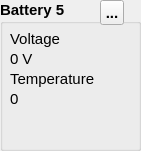
      <widget class="QGroupBox" name="groupBox_6">
       <property name="geometry">
        <rect>
         <x>150</x>
         <y>430</y>
         <width>141</width>
         <height>151</height>
        </rect>
       </property>
       <property name="font">
        <font>
         <pointsize>11</pointsize>
         <weight>75</weight>
         <bold>true</bold>
        </font>
       </property>
       <property name="title">
        <string>Battery 5</string>
       </property>
       <widget class="QLabel" name="voltage_5">
        <property name="geometry">
         <rect>
          <x>10</x>
          <y>50</y>
          <width>41</width>
          <height>17</height>
         </rect>
        </property>
        <property name="font">
         <font>
          <pointsize>11</pointsize>
          <weight>50</weight>
          <bold>false</bold>
         </font>
        </property>
        <property name="text">
         <string>0 V</string>
        </property>
       </widget>
       <widget class="QLabel" name="label_23">
        <property name="geometry">
         <rect>
          <x>10</x>
          <y>70</y>
          <width>111</width>
          <height>17</height>
         </rect>
        </property>
        <property name="font">
         <font>
          <pointsize>11</pointsize>
          <weight>50</weight>
          <bold>false</bold>
         </font>
        </property>
        <property name="text">
         <string>Temperature </string>
        </property>
       </widget>
       <widget class="QLabel" name="label_24">
        <property name="geometry">
         <rect>
          <x>10</x>
          <y>30</y>
          <width>67</width>
          <height>17</height>
         </rect>
        </property>
        <property name="font">
         <font>
          <pointsize>11</pointsize>
          <weight>50</weight>
          <bold>false</bold>
         </font>
        </property>
        <property name="text">
         <string>Voltage </string>
        </property>
       </widget>
       <widget class="QLabel" name="temp_5">
        <property name="geometry">
         <rect>
          <x>10</x>
          <y>90</y>
          <width>71</width>
          <height>17</height>
         </rect>
        </property>
        <property name="font">
         <font>
          <pointsize>11</pointsize>
          <weight>50</weight>
          <bold>false</bold>
         </font>
        </property>
        <property name="text">
         <string>0 </string>
        </property>
       </widget>
       <widget class="QToolButton" name="toolButton_5">
        <property name="geometry">
         <rect>
          <x>100</x>
          <y>0</y>
          <width>24</width>
          <height>25</height>
         </rect>
        </property>
        <property name="text">
         <string>...</string>
        </property>
       </widget>
      </widget>
